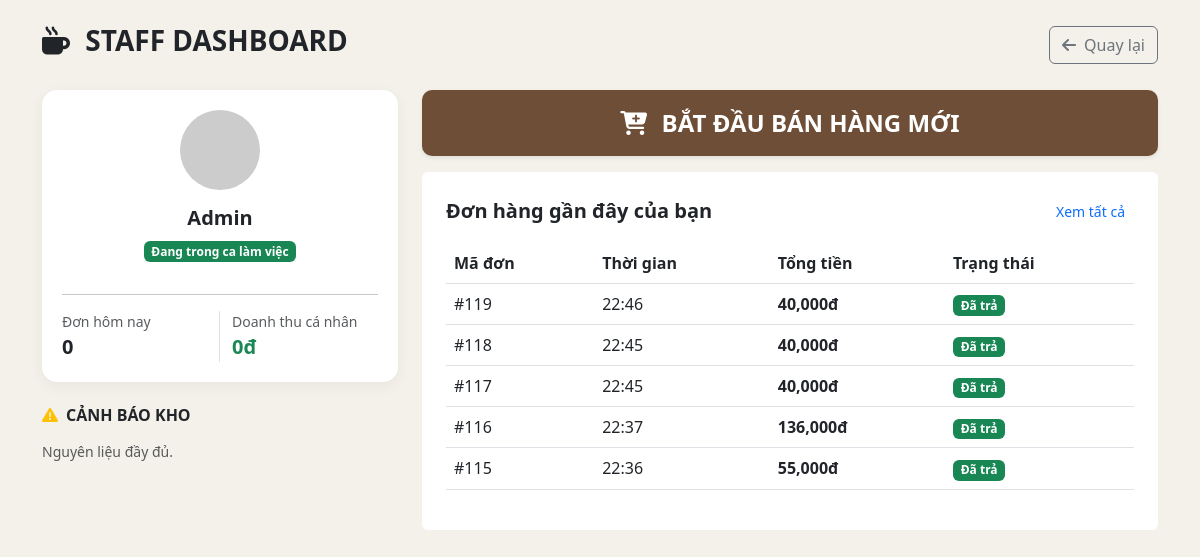
Page /pos/index.php (signed in) on the earlier database version.
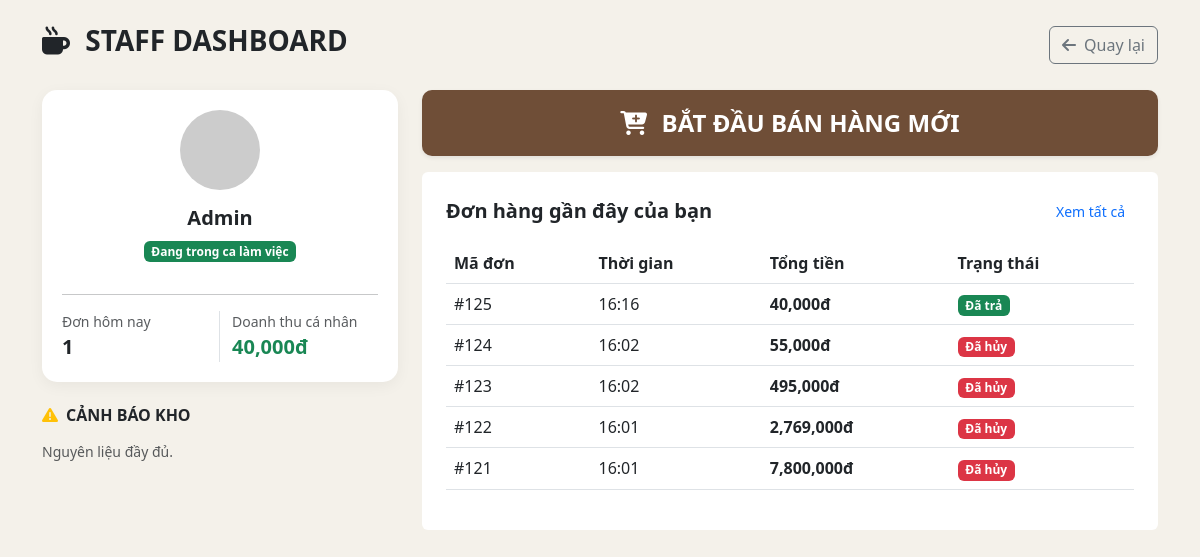
Same page on the later database version.
### tables this page shows
CREATE TABLE `orders` (
  `id` int(11) NOT NULL,
  `user_id` int(11) NOT NULL DEFAULT 1,
  `order_date` datetime NOT NULL DEFAULT current_timestamp(),
  `total_price` int(11) NOT NULL,
  `payment_method` varchar(50) DEFAULT 'cash' COMMENT 'cash hoặc transfer',
  `status` varchar(255) NOT NULL DEFAULT 'not_paid',
  `session_id` int(11) DEFAULT NULL,
  `voucher_code` varchar(50) DEFAULT NULL,
  `discount_percent` decimal(5,2) DEFAULT 0.00,
  `final_amount` decimal(10,2) DEFAULT 0.00
);

### pos/index.php (the view, shortened to what the changed rows need)
<?php
global $mysqli;
$user_id = $_SESSION['user_id'];
$today = date('Y-m-d');
$stats_query = "SELECT COUNT(id) as total_orders, SUM(total_price) as total_revenue
                FROM orders
                WHERE user_id = $user_id AND DATE(order_date) = '$today' AND status = 'paid'";
$stats_result = $mysqli->query($stats_query);
$stats = $stats_result->fetch_assoc();
?>
<!DOCTYPE html>
<html lang="vi">
<head>
    <link href="https://cdn.jsdelivr.net/npm/bootstrap@5.3.0/dist/css/bootstrap.min.css" rel="stylesheet">
    <link rel="stylesheet" href="https://cdnjs.cloudflare.com/ajax/libs/font-awesome/6.4.0/css/all.min.css">
</head>
<body>
<div class="container py-4">
    <div class="row g-4">
        <div class="col-lg-4">
            <div class="sidebar-user mb-4 text-center">
                <div class="row text-start mt-3">
                    <div class="col-6 border-end">
                        <small class="text-muted d-block">Đơn hôm nay</small>
                        <span class="fw-bold fs-5"><?= $stats['total_orders'] ?? 0 ?></span>
                    </div>
                    <div class="col-6">
                        <small class="text-muted d-block">Doanh thu cá nhân</small>
                        <span class="fw-bold fs-5 text-success"><?= number_format($stats['total_revenue'] ?? 0) ?>đ</span>
                    </div>
                </div>
            </div>
        </div>
        <div class="col-lg-8">
            <div class="row g-3">
                <div class="col-md-12">
                    <div class="card stat-card p-4">
                        <div class="table-responsive">
                            <table class="table table-hover">
                                <thead>
                                    <tr>
                                        <th>Mã đơn</th>
                                        <th>Thời gian</th>
                                        <th>Tổng tiền</th>
                                        <th>Trạng thái</th>
                                    </tr>
                                </thead>
                                <tbody>
                                    <?php
$recent_orders = $mysqli->query("SELECT id, order_date, total_price, status
                                FROM orders WHERE user_id = $user_id
                                ORDER BY order_date DESC LIMIT 5");
while($row = $recent_orders->fetch_assoc()):
?>
<tr>
    <td>#<?= $row['id'] ?></td>
    <td><?= date('H:i', strtotime($row['order_date'])) ?></td>
    <td class="fw-bold"><?= number_format($row['total_price']) ?>đ</td>
    <td>
        <?php if ($row['status'] == 'paid'): ?>
<span class="badge bg-success">Đã trả</span>
        <?php elseif ($row['status'] == 'canceled'): ?>
<span class="badge bg-danger">Đã hủy</span>
        <?php else: ?>
<span class="badge bg-warning text-dark">Đang xử lý</span>
        <?php endif; ?>
    </td>
</tr>
<?php endwhile; ?>
                                </tbody>
                            </table>
                        </div>
                    </div>
                </div>
            </div>
        </div>
    </div>
</div>
</body>
</html>

Differences in the rows shown:
no longer on this page (row edited): orders: id "119", order_date "22:46", total_price "40,000", status "Đã trả"
no longer on this page (row edited): orders: id "118", order_date "22:45", total_price "40,000", status "Đã trả"
no longer on this page (row edited): orders: id "117", order_date "22:45", total_price "40,000", status "Đã trả"
no longer on this page (row edited): orders: id "116", order_date "22:37", total_price "136,000", status "Đã trả"
removed orders: id "115", order_date "22:36", total_price "55,000", status "Đã trả"
added orders: id "125", order_date "16:16", total_price "40,000", status "Đã trả"
added orders: id "124", order_date "16:02", total_price "55,000", status "Đã hủy"
added orders: id "123", order_date "16:02", total_price "495,000", status "Đã hủy"
added orders: id "122", order_date "16:01", total_price "2,769,000", status "Đã hủy"
added orders: id "121", order_date "16:01", total_price "7,800,000", status "Đã hủy"
Other differences:
$stats['total_orders']: "0" → "1"
$stats['total_revenue']: "0" → "40,000"
